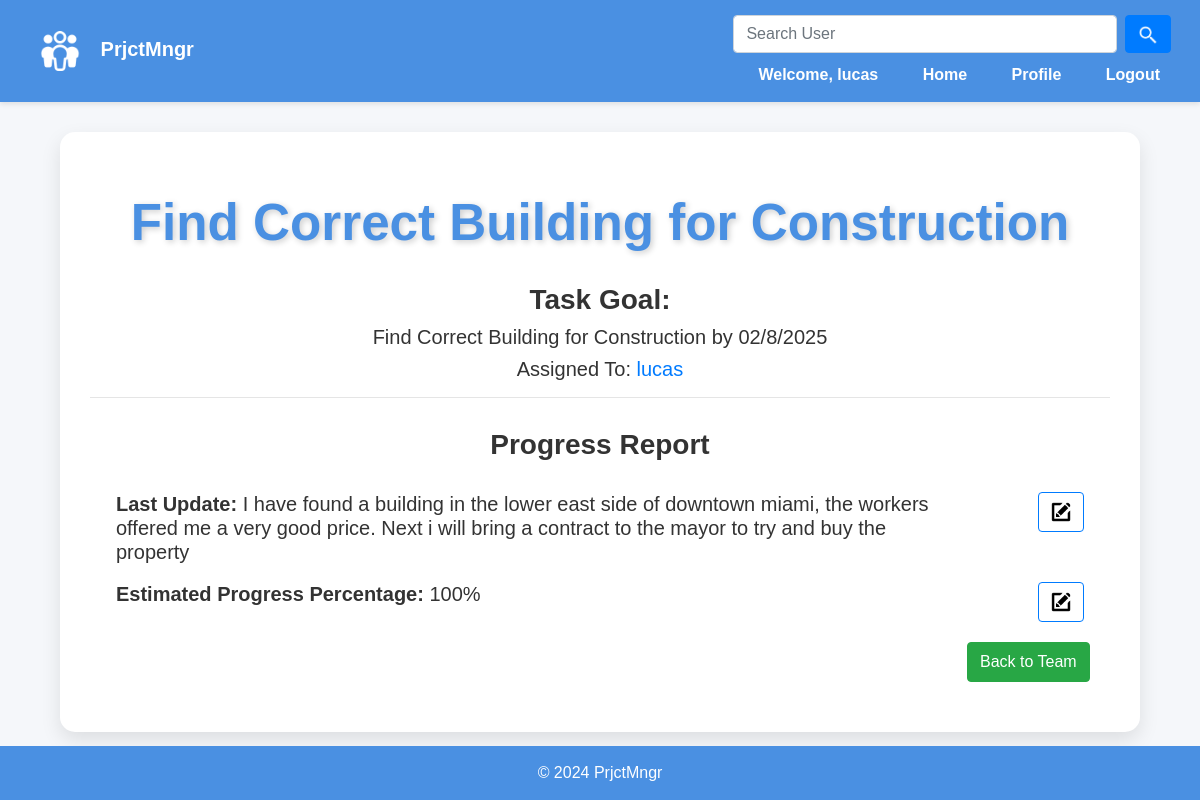
The page /task/12 (signed in) on the database as committed earlier.
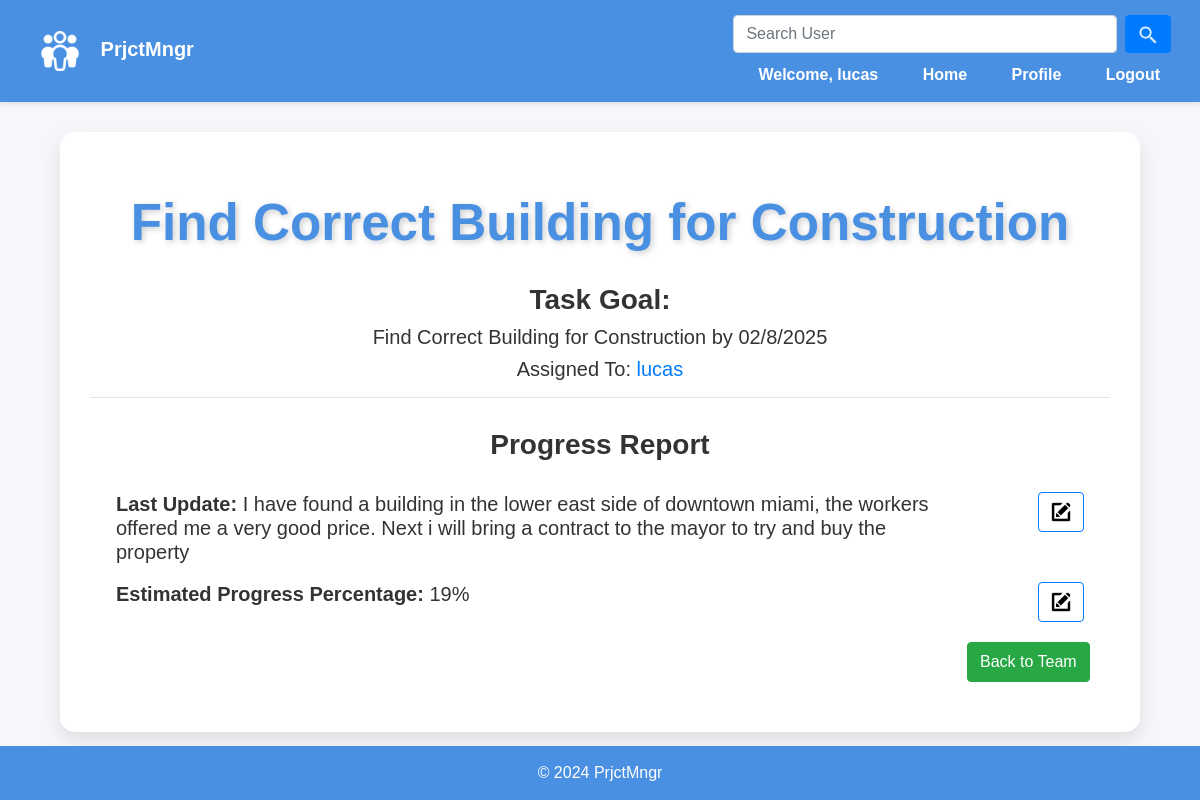
The same page on the database as committed later.
### team/models.py (models this page shows)
class Task(models.Model):
    name = models.CharField(max_length=120,default='')
    completed = models.BooleanField(default=False)
    assigned_to = models.ForeignKey('User', on_delete=models.CASCADE, related_name='assigned_tasks')
    deadline = models.DateTimeField()
    priority = models.IntegerField(default=0)
    progress = models.IntegerField(default=0)
    progress_description = models.TextField()
    description = models.TextField(default='',)
    team=models.ForeignKey('Team', on_delete=models.CASCADE, related_name='tasks',default=None)

class User(AbstractUser):
    friends = models.ManyToManyField('self', related_name='friends', blank=True)
    bio = models.TextField()

### team/views.py (the view)
# urls.py: path('task/<int:task_id>', views.task, name='task'),
def task(request,task_id):
    task =Task.objects.get(pk=task_id)
    if request.user in task.team.members.all():
        return render(request,"task.html",{"task":task})
    else:
        teams = Team.objects.filter(members=request.user)
        return render(request, "index.html", {
            "teams": teams,
            "message": "You are not permitted to be view that task."
        })

### team/templates/task.html (shortened to what this page needs)
{% extends "layout.html" %}
{% load static %}
{% block body %}
    {% if user in task.team.members.all %}
        <div style='justify-items: center; text-align: center;'>
            <h1>{{ task.name }}</h1>
            <h3 style="font-weight: bold; text-align: center">Task Goal:</h3>
            <h5 style="text-align:center;width: 60%">{{ task.description }} by {{ task.deadline|date:"m/j/Y"}}</h5>
            <h5 style="text-align: center">Assigned To: <a href="{% url 'profile' task.assigned_to.username %}">{{ task.assigned_to.username }}</a></h5>
        </div>
        <hr>
        <h3 style="text-align: center;margin:30px;font-weight: bold">Progress Report</h3>
        <div id="progress_div">
            <div class = "row" style="justify-content: space-around;">
                <h5 style="width:80%"> <strong> Last Update: </strong> {{ task.progress_description }}</h5>
                {% if task.assigned_to == user %}
                     <button id="edit_button"  style="height:40px" class="btn btn-outline-primary" value="progress_description">
                         <img  style="height:20px;pointer-events: none" src="{% static 'editLogo.png' %}" alt="edit logo">
                     </button>
                 {% endif %}
            </div>
            <div class = "row" style="justify-content: space-around; margin-top: 10px;">
                <h5 style="width:80%"> <strong> Estimated Progress Percentage:</strong> {{ task.progress }}%</h5>
                    {% if task.assigned_to == user %}
                         <button id="edit_button"  style="height:40px" class="btn btn-outline-primary" value="progress">
                             <img  style="height:20px;pointer-events: none" src="{% static 'editLogo.png' %}" alt="edit logo">
                         </button>
                     {% endif %}
            </div>
        </div>
        <div class = "row" style="justify-content: right; margin:2%">
            <form action="{% url 'team' task.team.name %}" method="post">
                <button class = "btn btn-success" style= "height:40px;justify-content: right">Back to Team</button>
             </form>
        </div>
    {% else %}
        <div class = "alert alert-danger">
            You do not have permission to access this page without being a part of the team first.
        </div>
    {% endif %}
{% endblock %}

Rows that differ between the two databases and show on the page:
changed Task "Find Correct Building for Construction": progress "100" → "19"
